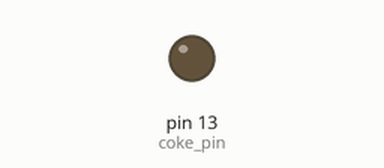
Recording of a sketch running on a simulated Arduino Uno, built with avr-gcc and run on an emulated ATmega328P. Parts: output pins drawn as LEDs (lit = HIGH). What the sketch prints to the serial monitor is not drawn.

Above: at 0.1 s.
Timing chart, 0 to 13.0 s (numbered marks = the images above):
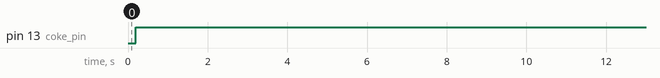

The sketch:

TimerInterrupt.ino
```cpp
#include <avr/io.h>
#include <avr/interrupt.h>


volatile bool     coke_alarm;
volatile uint8_t  coke_time;
const    uint8_t  coke_pin = 13;       //HIER digitales pin für cola
const    uint16_t coke_duration = 10;  //HIER wieviel Sekunden braucht cola


//This is called every 1 second
ISR(TIMER1_COMPA_vect) {
  if (coke_alarm == true)
  {
    coke_time = coke_time - 1;
    if (coke_time == 0)
    {
      coke_alarm = false;
      //HIER cola ausschalten
      digitalWrite(coke_pin, LOW);
    }
  }
}

void install_alarm()
{
  cli();
  // turn on CTC mode
  TCCR1A = 0;// set entire TCCR1A register to 0
  TCCR1B = 0;// same for TCCR1B
  TCCR1B |= (1 << WGM12);
  // Set CS12 and CS10 bit for prescaler 1024
  TCCR1B |= (1 << CS12) | (1 << CS10) ;

  //initialize counter value to 0;
  TCNT1  = 0;

  // set timer count for every 1 second
  OCR1A = 0x3d09;  // (16*10^6)^-1 * 1024 * 0x3d09 = 1sec

  // enable timer compare interrupt
  TIMSK1 |= (1 << OCIE1A);
  sei();
  Serial.println("Alarm installed.");
}


void setup() {
  Serial.begin(9600);
  pinMode(coke_pin, OUTPUT);
  digitalWrite(coke_pin, LOW);

  install_alarm();
}


void loop() {
  Serial.println(coke_time);
  delay(200);
  //HIER cola einschalten wenn es noch nicht läuft, evtl andere Bedingungen auch abfragen
  if (coke_alarm == false)
  {
    digitalWrite(coke_pin, HIGH);
    coke_time = coke_duration;
    coke_alarm = true;
  }
}
```

Measured:
- by itself, pin 13 (coke_pin): repeats every 10.0 s: LOW 0.01 s, HIGH 10.0 s
